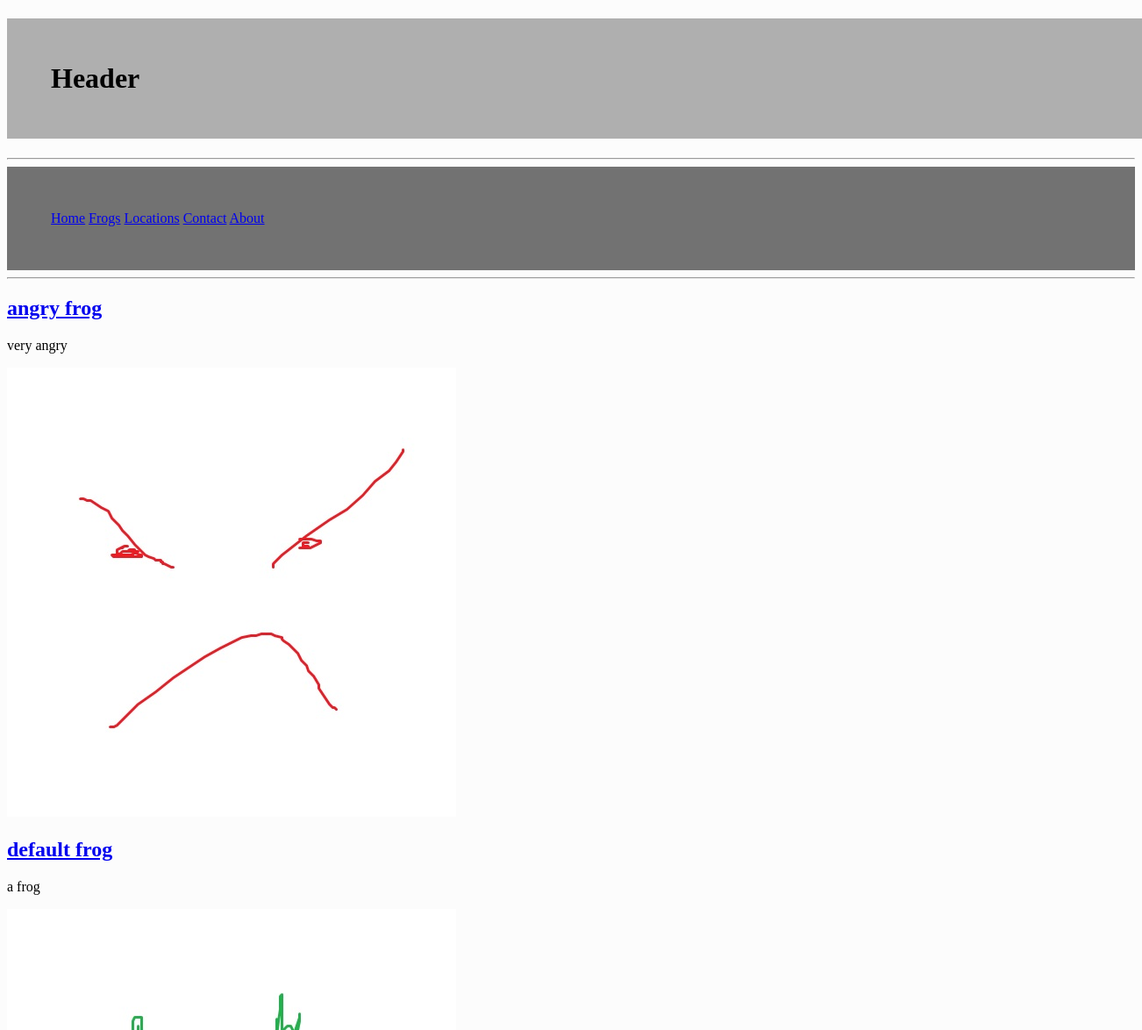
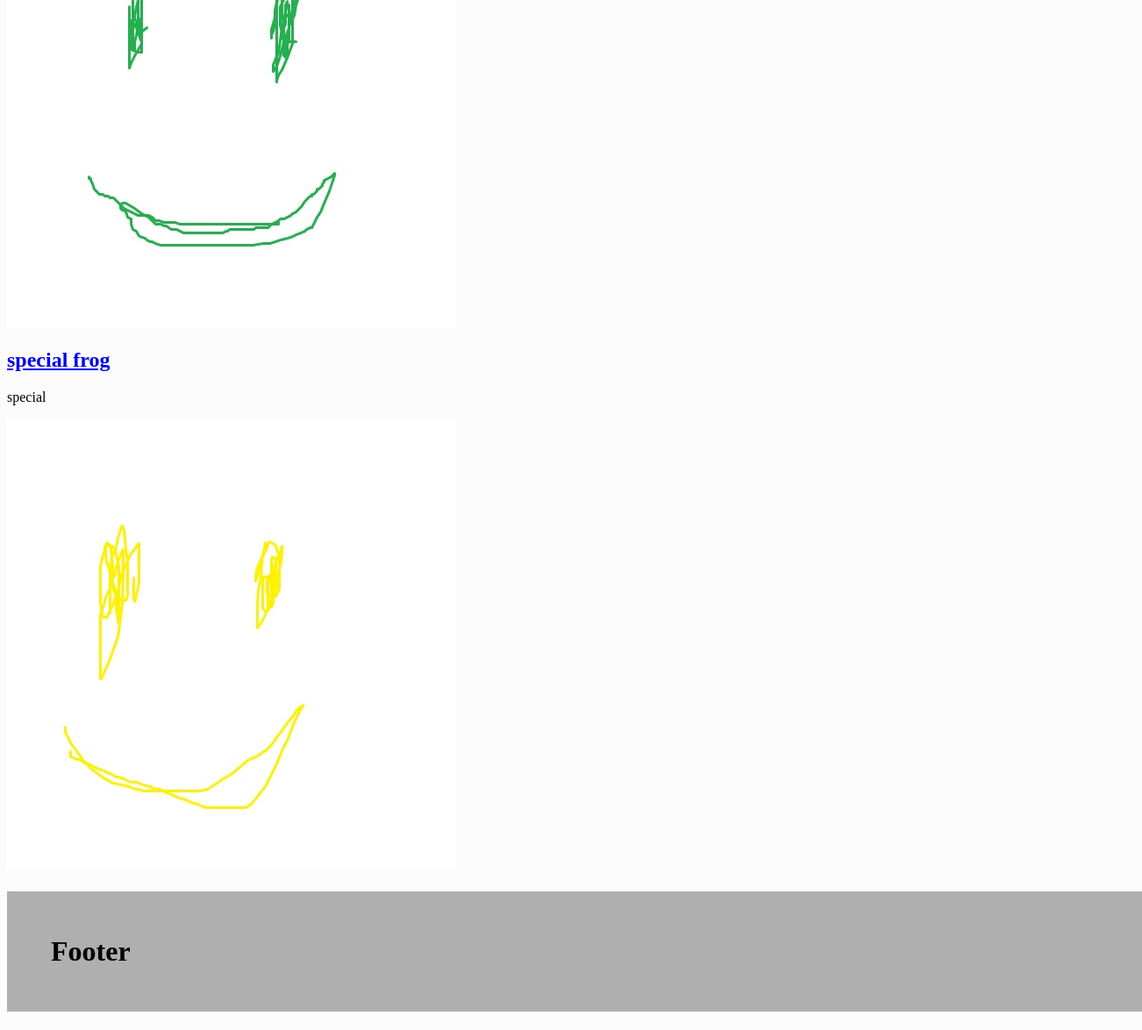
The app's page /all_frogs with its own data (2 pictures, top to bottom).
### tables this page shows
CREATE TABLE frogs (id INTEGER PRIMARY KEY AUTOINCREMENT, name TEXT, image TEXT, description TEXT);

### routes.py (the view)
@app.route('/all_frogs')
def all_frogs():
    conn = sqlite3.connect('frog.db')
    cur = conn.cursor()
    cur.execute('SELECT * FROM frogs')
    frogs = cur.fetchall()
    sortedFrogs = sorted(frogs, key=lambda frog: frog[1])
    print(sortedFrogs)
    return render_template("all_frogs.html", frogs=sortedFrogs)

### templates/all_frogs.html
{%extends "layout.html"%}
{%block content%}
{%for item in frogs %}
    <h2><a href = "/frog/{{item[0]}}"> {{item[1]}}</a></h2><p>{{item[3]}}</p>
    <img src = "{{item[2]}}" />
{%endfor%}
{%endblock%}

### templates/layout.html (shortened to what this page needs)
<!doctype html>
<html>
    <head>
        <link rel = "stylesheet" href = "static/css/style.css">
    </head>
    <body>
        {%include "header.html"%}
        {%include "nav.html"%}
        {%block content%}{%endblock%}
        {%include "footer.html"%}
    </body>
</html>

### templates/header.html
<h1>Header</h1>

### templates/nav.html
<hr>
<nav>
<a href = "/">Home</a> <a href = "/all_frogs">Frogs</a> <a href = "/locations">Locations</a> <a href = "/contact">Contact</a> <a href = "/about">About</a>
</nav>
<hr>

### templates/footer.html
<h1>Footer</h1>

### static/css/style.css (style rules this page uses)
body { font-family: "Comic Sans MS"; background-color: rgb(252, 252, 252); color:rgb(0, 0, 0); }
h1 { padding:50px; width: 100%; background-color: rgb(175, 175, 175); }
nav { background-color: rgb(114, 114, 114); padding: 50px; }

### records on screen
frogs: name "angry frog", description "very angry", image (picture)
frogs: name "default frog", description "a frog", image (placeholder picture)
frogs: name "special frog", description "special", image (picture)
